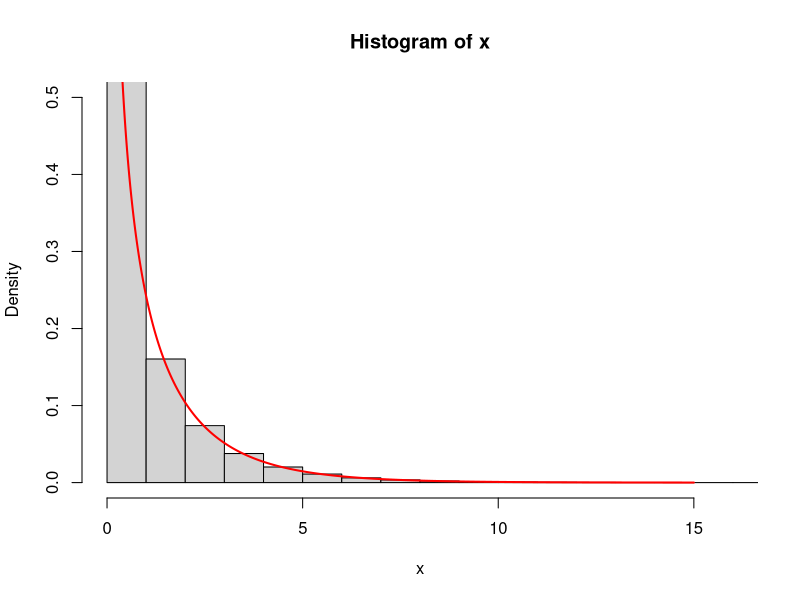

This chart was generated by the following R code:
## Ref: https://www.geeksforgeeks.org/chi-square-distribution-in-r/

# computing values of set_N random values with set_DF degrees of freedom
set_N <-5000000
set_DF <- 1
set_ylim <- 0.5

x <- rchisq(set_N, df = set_DF)

hist(x,
     freq = FALSE,
     xlim = c(0,16),
     ylim = c(0,set_ylim))

curve(dchisq(x, df = set_DF), from = 0, to = 15,
      n = set_N, col= 'red', lwd=2, add = T)
